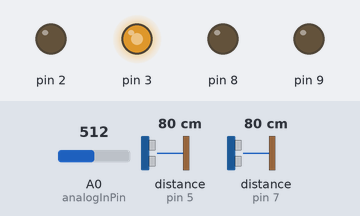
Recording of a sketch running on a simulated Arduino Uno, built with avr-gcc and run on an emulated ATmega328P. Shown: output pins drawn as LEDs (lit = HIGH). Wiring (inferred from the names in the program): 2 × ultrasonic range finder: trigger pin 4, echo pin 5 / trigger pin 6, echo pin 7. Inputs (shaded band) come from the test bench; at power-on: distance to the obstacle (sensors on pin 5, pin 7) 80 cm, A0 (analogInPin) = 512. The echo pulse lasts 58.3 µs per cm; pins used as bus, display or sensor lines are not drawn; what the sketch prints to the serial monitor is not drawn.

Above: at 3.2 s.
3.3 s: distance to the obstacle (sensor on pin 5) set to 7 cm
At 5.4 s:
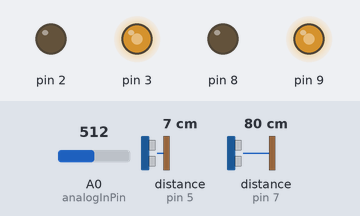
5.7 s: distance to the obstacle (sensor on pin 5) set to 4 cm
At 6.2 s:
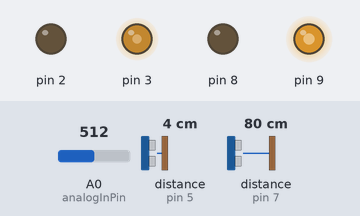
7.2 s: distance to the obstacle (sensor on pin 7) set to 2 cm
Timing chart, 0 to 10.2 s (numbered marks = the images above; inputs shaded):
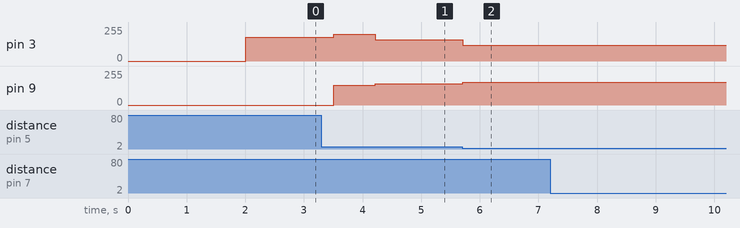

The sketch:

ultra_pwm_straight_test_obstacle_1.ino
```cpp
/*
 * Component used in the code :
 * 1. Ultrasonic Right
 * 2. Sharp IR
 *
 * 1. find the obstacle on the right side
 * 2. turn left
 * 3. follow left track
 */

#define trigPin1 6
#define echoPin1 7
#define trigPin2 4
#define echoPin2 5

long duration, distance, RightSensor,BackSensor,FrontSensor,LeftSensor;

// Sharp IR Sensor
const int analogInPin = A0;  // Sharp IR sensor
int sharpIRsensorValue = 0;        // value read

void setup() {
  // Motor pins
  pinMode(8, OUTPUT);
  pinMode(9, OUTPUT);
  pinMode(2, OUTPUT);
  pinMode(3, OUTPUT);

  Serial.begin (115200);

  // Ultrasonic Pins
  pinMode(trigPin1, OUTPUT);
  pinMode(echoPin1, INPUT);
  pinMode(trigPin2, OUTPUT);
  pinMode(echoPin2, INPUT);
  Serial.println("Start");
  delay(2000);
}

void loop() {
  //
  followTrack();

}

void obstacle()
{
  left();
  delay(1500);
//  smooth_forward(160);
  smooth_left(150);
  delay(700);
  while(1)  //RightSensor > 5)
  {
      followLeftTrack();
      RightSensor = SonarSensor(trigPin1, echoPin1);
  }
  Serial.println("Crossing the obstacle");
}

void followLeftTrack()
{
  RightSensor = SonarSensor(trigPin1, echoPin1);
  LeftSensor = SonarSensor(trigPin2, echoPin2);
  sharpIRsensorValue = analogRead(analogInPin);

  if(LeftSensor < 5 )
  {
    Serial.println("turn right");
//    Serial.print("Left Sensor Test : ");
//    Serial.println(LeftSensor);
    smooth_right(120);
//    delay(50);
  }else if(RightSensor >= 12 && RightSensor < 19)
  {
    Serial.println("turn left");
//    Serial.print("Right Sensor Test : ");
//    Serial.println(RightSensor);
    smooth_left(180);
  }else if(RightSensor < 12 )
  {
    Serial.println("turn left");
//    Serial.print("Right Sensor Test : ");
//    Serial.println(RightSensor);
    smooth_left(150);
  }else smooth_forward(160);
}
void followTrack()
{
  RightSensor = SonarSensor(trigPin1, echoPin1);
  LeftSensor = SonarSensor(trigPin2, echoPin2);
  sharpIRsensorValue = analogRead(analogInPin);

  if(RightSensor < 3 )
  {
    Serial.println("turn left");
//    Serial.print("Right Sensor Test : ");
//    Serial.println(RightSensor);
    left();
    delay(100);
  }
  else if(LeftSensor < 19 )
  {
    Serial.println("turn right");
//    Serial.print("Left Sensor Test : ");
//    Serial.println(LeftSensor);
    smooth_right(150);

  }
  else smooth_forward(160);

  if(sharpIRsensorValue > 300)
  {
    //halt();
    obstacle();
  }
}

int SonarSensor(int trigPin,int echoPin)
{
digitalWrite(trigPin, LOW);
delayMicroseconds(2);
digitalWrite(trigPin, HIGH);
delayMicroseconds(10);
digitalWrite(trigPin, LOW);
duration = pulseIn(echoPin, HIGH);
distance = (duration/2) / 29.1;
return distance;
}

void smooth_forward(int value)
{
  digitalWrite(8, LOW);
  analogWrite(9, value);
  digitalWrite(2, LOW);
  analogWrite(3, value);
}
void forward()
{
  digitalWrite(8, LOW);
  analogWrite(9, 255);
  digitalWrite(2, LOW);
  analogWrite(3, 255);
}
void halt()
{
  Serial.println("Stop");
  digitalWrite(8, LOW);
  digitalWrite(9, LOW);
  digitalWrite(2, LOW);
  digitalWrite(3, LOW);
}

void smooth_right(int value)
{
  int v1, v2;
  v1 = value+50;
  v2 = value;
  if(v1 > 255)
    v1 = 255;
  if(v2 > 255)
    v2 = 255;
  digitalWrite(8, LOW);
  analogWrite(9, v1);
  digitalWrite(2, LOW);
  analogWrite(3, v2);
}

void smooth_left(int value)
{
  int v1, v2;
  v1 = value+50;
  v2 = value;
  if(v1 > 255)
    v1 = 255;
  if(v2 > 255)
    v2 = 255;
  digitalWrite(8, LOW);
  analogWrite(9, v2);
  digitalWrite(2, LOW);
  analogWrite(3, v1);
}
void left()
{
  digitalWrite(8, LOW);
  analogWrite(9, 0);
  digitalWrite(2, LOW);
  analogWrite(3, 180);
}

void right()
{
  digitalWrite(8, LOW);
  analogWrite(9, 180);
  digitalWrite(2, LOW);
  analogWrite(3, 0);
}
```

Measured:
- after the input at 3.3 s, pin 9: 0/255 → 150/255 after 0.21 s, → 160/255 0.71 s later
- after the input at 5.7 s, pin 3: 160/255 → 120/255 at once; pin 9: 160/255 → 170/255 at once
